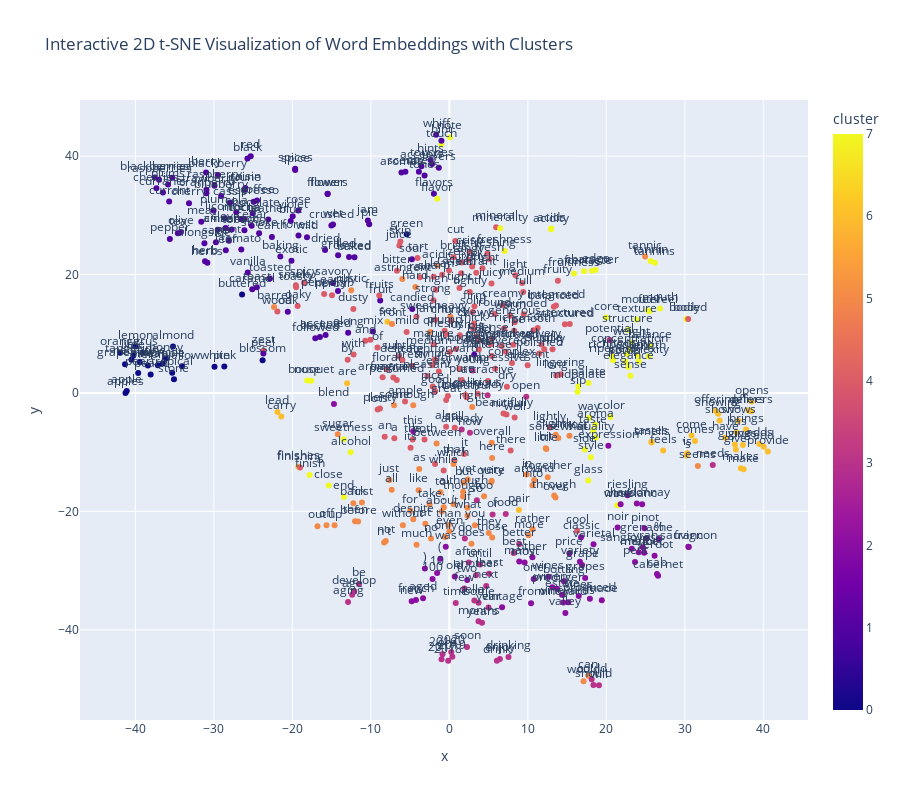

Source (notebook cell):
### Code cell
# Create an interactive 2D scatter plot with Plotly, colored by cluster
fig_2d = px.scatter(tsne_df_2d, x='x', y='y', text='word', color='cluster',
                    title='2D t-SNE Visualization of Word Clusters')
fig_2d.update_traces(textposition='top center')
fig_2d.update_layout(height=800, title_text='Interactive 2D t-SNE Visualization of Word Embeddings with Clusters')
fig_2d.show()

### Figure 1 — Plotly figure (JSON) as saved in the notebook; plotly's stock layout.template omitted (floating-point values rounded to 4 significant figures; data arrays with more than 128 entries replaced by an {"elided": "..."} marker saying what was removed)
{"data": [{"hovertemplate": "x=%{x}<br>y=%{y}<br>word=%{text}<br>cluster=%{marker.color}<extra></extra>", "legendgroup": "", "marker": {"color": {"elided": "500 int values"}, "coloraxis": "coloraxis", "symbol": "circle"}, "mode": "markers+text", "name": "", "orientation": "v", "showlegend": false, "text": {"elided": "500 str values"}, "textposition": "top center", "type": "scatter", "x": {"elided": "500 float values"}, "xaxis": "x", "y": {"elided": "500 float values"}, "yaxis": "y"}], "layout": {"coloraxis": {"colorbar": {"title": {"text": "cluster"}}, "colorscale": [[0, "#0d0887"], [0.1111, "#46039f"], [0.2222, "#7201a8"], [0.3333, "#9c179e"], [0.4444, "#bd3786"], [0.5556, "#d8576b"], [0.6667, "#ed7953"], [0.7778, "#fb9f3a"], [0.8889, "#fdca26"], [1, "#f0f921"]]}, "height": 800, "legend": {"tracegroupgap": 0}, "title": {"text": "Interactive 2D t-SNE Visualization of Word Embeddings with Clusters"}, "xaxis": {"anchor": "y", "domain": [0, 1], "title": {"text": "x"}}, "yaxis": {"anchor": "x", "domain": [0, 1], "title": {"text": "y"}}}}
